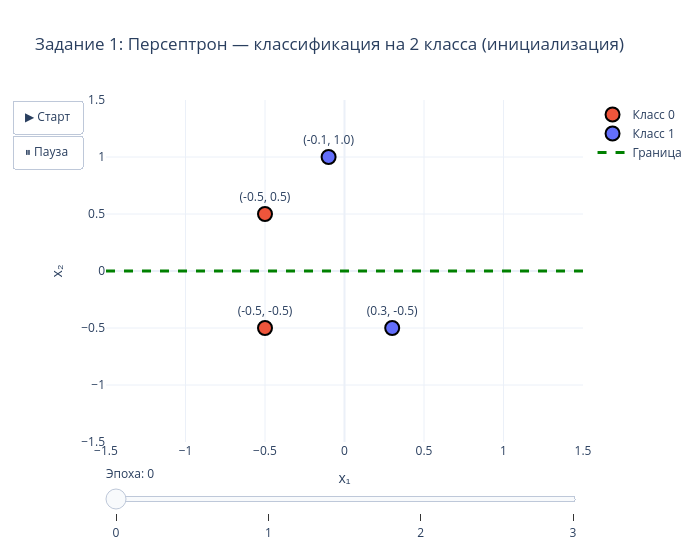

Write notebook code for a chart like this one.
### Markdown cell above
### Визуализация: входные точки и разделяющая граница

### Code cell
fig = go.Figure()

colors = ['#EF553B', '#636EFA']
class_names = ['Класс 0', 'Класс 1']

for cls in [0, 1]:
    mask = t == cls
    fig.add_trace(go.Scatter(
        x=X[mask, 0], y=X[mask, 1],
        mode='markers+text',
        marker=dict(size=14, color=colors[cls], line=dict(width=2, color='black')),
        text=[f'({x[0]}, {x[1]})' for x in X[mask]],
        textposition='top center',
        name=class_names[cls]
    ))

x_line = np.linspace(-1.5, 1.5, 100)

def decision_boundary_xy(weights, bias, y_limits=(-2, 2)):
    if abs(weights[1]) > 1e-9:
        return x_line, -(weights[0] * x_line + bias) / weights[1]
    if abs(weights[0]) > 1e-9:
        x_val = -bias / weights[0]
        return np.array([x_val, x_val]), np.array(y_limits)
    return x_line, np.zeros_like(x_line)

x0, y0 = decision_boundary_xy(perc1.weights_history[0], perc1.bias_history[0])
fig.add_trace(go.Scatter(
    x=x0, y=y0,
    mode='lines',
    line=dict(color='green', width=3, dash='dash'),
    name='Граница'
))

frames = []
for epoch_idx, (w_f, b_f) in enumerate(zip(perc1.weights_history, perc1.bias_history)):
    x_f, y_f = decision_boundary_xy(w_f, b_f)
    subtitle = 'инициализация' if epoch_idx == 0 else f'эпоха {epoch_idx}, ошибок: {perc1.errors_per_epoch[epoch_idx - 1]}'
    frames.append(go.Frame(
        data=[go.Scatter(x=x_f, y=y_f)],
        traces=[2],
        name=str(epoch_idx),
        layout=go.Layout(title=f'Задание 1: Персептрон — классификация на 2 класса ({subtitle})')
    ))

fig.frames = frames

fig.update_layout(
    title='Задание 1: Персептрон — классификация на 2 класса (инициализация)',
    xaxis_title='x₁', yaxis_title='x₂',
    xaxis=dict(range=[-1.5, 1.5]),
    yaxis=dict(range=[-1.5, 1.5]),
    template='plotly_white',
    width=700, height=550,
    updatemenus=[dict(
        type='buttons',
        showactive=False,
        buttons=[
            dict(label='▶ Старт', method='animate', args=[None, dict(frame=dict(duration=700, redraw=True), fromcurrent=True)]),
            dict(label='⏸ Пауза', method='animate', args=[[None], dict(frame=dict(duration=0, redraw=False), mode='immediate')]),
        ]
    )],
    sliders=[dict(
        active=0,
        currentvalue=dict(prefix='Эпоха: '),
        steps=[
            dict(
                method='animate',
                args=[[str(i)], dict(frame=dict(duration=0, redraw=True), mode='immediate')],
                label=str(i)
            )
            for i in range(len(frames))
        ]
    )]
)
fig.write_html('outputs/task1_decision_boundary.html')
fig.show()

### Figure 1 — Plotly figure (JSON) as saved in the notebook; plotly's stock layout.template omitted (floating-point values rounded to 4 significant figures)
{"data": [{"marker": {"color": "#EF553B", "line": {"color": "black", "width": 2}, "size": 14}, "mode": "markers+text", "name": "Класс 0", "text": ["(-0.5, -0.5)", "(-0.5, 0.5)"], "textposition": "top center", "type": "scatter", "x": [-0.5, -0.5], "y": [-0.5, 0.5]}, {"marker": {"color": "#636EFA", "line": {"color": "black", "width": 2}, "size": 14}, "mode": "markers+text", "name": "Класс 1", "text": ["(0.3, -0.5)", "(-0.1, 1.0)"], "textposition": "top center", "type": "scatter", "x": [0.3, -0.1], "y": [-0.5, 1.0]}, {"line": {"color": "green", "dash": "dash", "width": 3}, "mode": "lines", "name": "Граница", "type": "scatter", "x": [-1.5, -1.47, -1.439, -1.409, -1.379, -1.348, -1.318, -1.288, -1.258, -1.227, -1.197, -1.167, -1.136, -1.106, -1.076, -1.045, -1.015, -0.9848, -0.9545, -0.9242, -0.8939, -0.8636, -0.8333, -0.803, -0.7727, -0.7424, -0.7121, -0.6818, -0.6515, -0.6212, -0.5909, -0.5606, -0.5303, -0.5, -0.4697, -0.4394, -0.4091, -0.3788, -0.3485, -0.3182, -0.2879, -0.2576, -0.2273, -0.197, -0.1667, -0.1364, -0.1061, -0.07576, -0.04545, -0.01515, 0.01515, 0.04545, 0.07576, 0.1061, 0.1364, 0.1667, 0.197, 0.2273, 0.2576, 0.2879, 0.3182, 0.3485, 0.3788, 0.4091, 0.4394, 0.4697, 0.5, 0.5303, 0.5606, 0.5909, 0.6212, 0.6515, 0.6818, 0.7121, 0.7424, 0.7727, 0.803, 0.8333, 0.8636, 0.8939, 0.9242, 0.9545, 0.9848, 1.015, 1.045, 1.076, 1.106, 1.136, 1.167, 1.197, 1.227, 1.258, 1.288, 1.318, 1.348, 1.379, 1.409, 1.439, 1.47, 1.5], "y": [0.0, 0.0, 0.0, 0.0, 0.0, 0.0, 0.0, 0.0, 0.0, 0.0, 0.0, 0.0, 0.0, 0.0, 0.0, 0.0, 0.0, 0.0, 0.0, 0.0, 0.0, 0.0, 0.0, 0.0, 0.0, 0.0, 0.0, 0.0, 0.0, 0.0, 0.0, 0.0, 0.0, 0.0, 0.0, 0.0, 0.0, 0.0, 0.0, 0.0, 0.0, 0.0, 0.0, 0.0, 0.0, 0.0, 0.0, 0.0, 0.0, 0.0, 0.0, 0.0, 0.0, 0.0, 0.0, 0.0, 0.0, 0.0, 0.0, 0.0, 0.0, 0.0, 0.0, 0.0, 0.0, 0.0, 0.0, 0.0, 0.0, 0.0, 0.0, 0.0, 0.0, 0.0, 0.0, 0.0, 0.0, 0.0, 0.0, 0.0, 0.0, 0.0, 0.0, 0.0, 0.0, 0.0, 0.0, 0.0, 0.0, 0.0, 0.0, 0.0, 0.0, 0.0, 0.0, 0.0, 0.0, 0.0, 0.0, 0.0]}], "layout": {"height": 550, "sliders": [{"active": 0, "currentvalue": {"prefix": "Эпоха: "}, "steps": [{"args": [["0"], {"frame": {"duration": 0, "redraw": true}, "mode": "immediate"}], "label": "0", "method": "animate"}, {"args": [["1"], {"frame": {"duration": 0, "redraw": true}, "mode": "immediate"}], "label": "1", "method": "animate"}, {"args": [["2"], {"frame": {"duration": 0, "redraw": true}, "mode": "immediate"}], "label": "2", "method": "animate"}, {"args": [["3"], {"frame": {"duration": 0, "redraw": true}, "mode": "immediate"}], "label": "3", "method": "animate"}]}], "title": {"text": "Задание 1: Персептрон — классификация на 2 класса (инициализация)"}, "updatemenus": [{"buttons": [{"args": [null, {"frame": {"duration": 700, "redraw": true}, "fromcurrent": true}], "label": "▶ Старт", "method": "animate"}, {"args": [[null], {"frame": {"duration": 0, "redraw": false}, "mode": "immediate"}], "label": "⏸ Пауза", "method": "animate"}], "showactive": false, "type": "buttons"}], "width": 700, "xaxis": {"range": [-1.5, 1.5], "title": {"text": "x₁"}}, "yaxis": {"range": [-1.5, 1.5], "title": {"text": "x₂"}}}}
